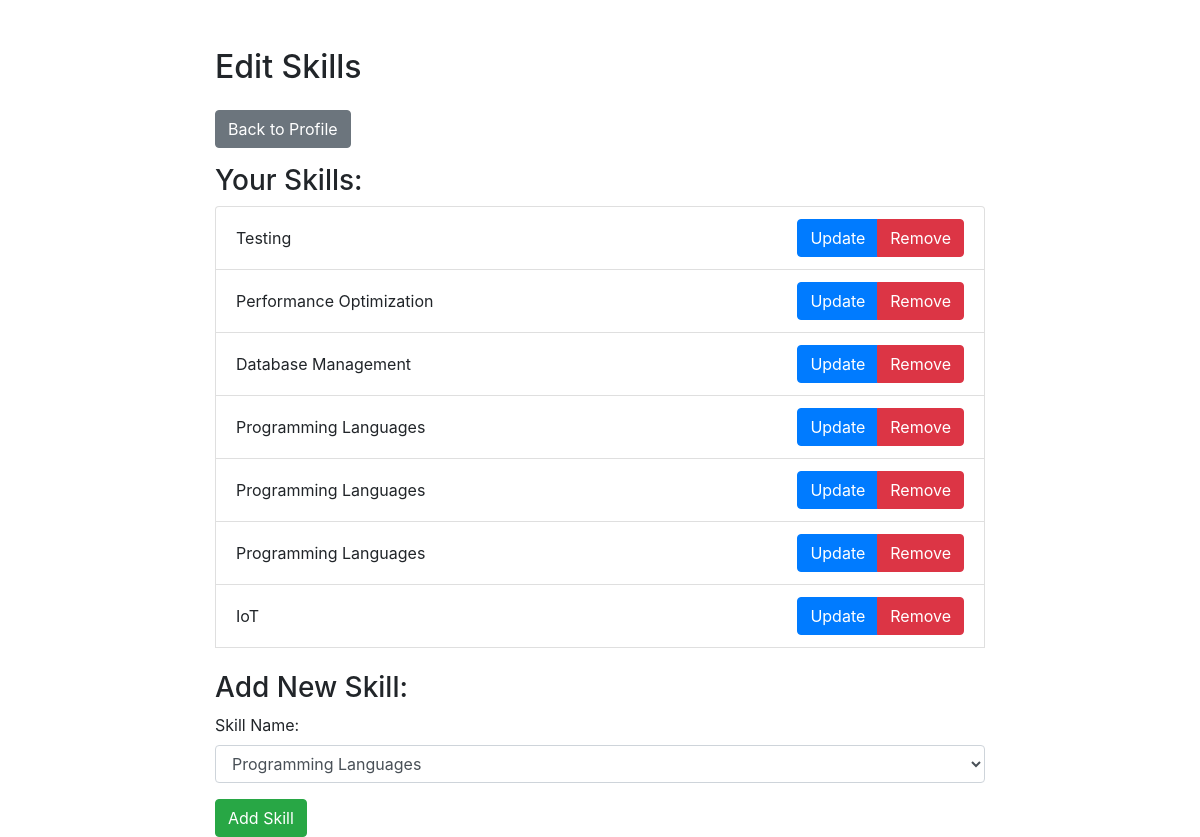
Screenshot of /pages/edit_skills.php (signed in) with the database file from the repository.
### tables this page shows
CREATE TABLE `Skills` (
  `SkillID` int(11) NOT NULL,
  `UserID` int(11) DEFAULT NULL,
  `SkillName` varchar(255) DEFAULT NULL
);

### pages/edit_skills.php (the view, shortened to what this page needs)
<?php
include "../config/db.php";
$userID = $_SESSION['user_id'];
$skillsSql = "SELECT * FROM Skills WHERE UserID = $userID";
$skillsResult = $conn->query($skillsSql);
$selectSkills = "SELECT * FROM developerSkills";
$resultSkills = $conn->query($selectSkills);
?>
<!DOCTYPE html>
<html lang="en">
<head>
    <link rel="stylesheet" href="https://stackpath.bootstrapcdn.com/bootstrap/4.3.1/css/bootstrap.min.css">
</head>
<body>
    <div class="container mt-5">
        <h2 class="mb-4">Edit Skills</h2>
        <a href="profile.php" class="btn btn-secondary mb-3">Back to Profile</a>
        <h3>Your Skills:</h3>
        <ul class="list-group">
            <?php while ($skill = $skillsResult->fetch_assoc()): ?>
                <li class="list-group-item d-flex justify-content-between align-items-center">
                    <?php echo $skill['SkillName']; ?>
                    <div class="btn-group" role="group">
                        <button class="btn btn-primary" data-toggle="modal" data-target="#updateModal<?php echo $skill['SkillID']; ?>">Update</button>
                        <button class="btn btn-danger" data-toggle="modal" data-target="#removeModal<?php echo $skill['SkillID']; ?>">Remove</button>
                    </div>
                </li>
            <?php endwhile; ?>
        </ul>
        <div class="mt-4">
            <h3>Add New Skill:</h3>
            <form action="" method="post" class="needs-validation" novalidate>
                <div class="form-group">
                    <label for="skill_name">Skill Name:</label>
                    <select name="skill_name" class="form-control" required>
                        <?php
                            if ($resultSkills->num_rows > 0) {
                                while ($skill = $resultSkills->fetch_assoc()) {
                                    echo '<option value="' . $skill['skills_type'] . '">' . $skill['skills_type'] . '</option>';
                                }
                            } else {
                                echo 'No skills found in the database.';
                            }
                        ?>
                    </select>
                </div>
                <button type="submit" name="add_skill" class="btn btn-success">Add Skill</button>
            </form>
        </div>
    </div>
</body>
</html>

### pages/edit_skills.php (style rules this page uses)
.container { max-width: 800px; }

### rows the page displays
skills: SkillName "Testing"
skills: SkillName "Performance Optimization"
skills: SkillName "Database Management"
skills: SkillName "Programming Languages"
skills: SkillName "Programming Languages"
skills: SkillName "Programming Languages"
skills: SkillName "IoT"

### other values shown
form field skill_name "Programming Languages"
